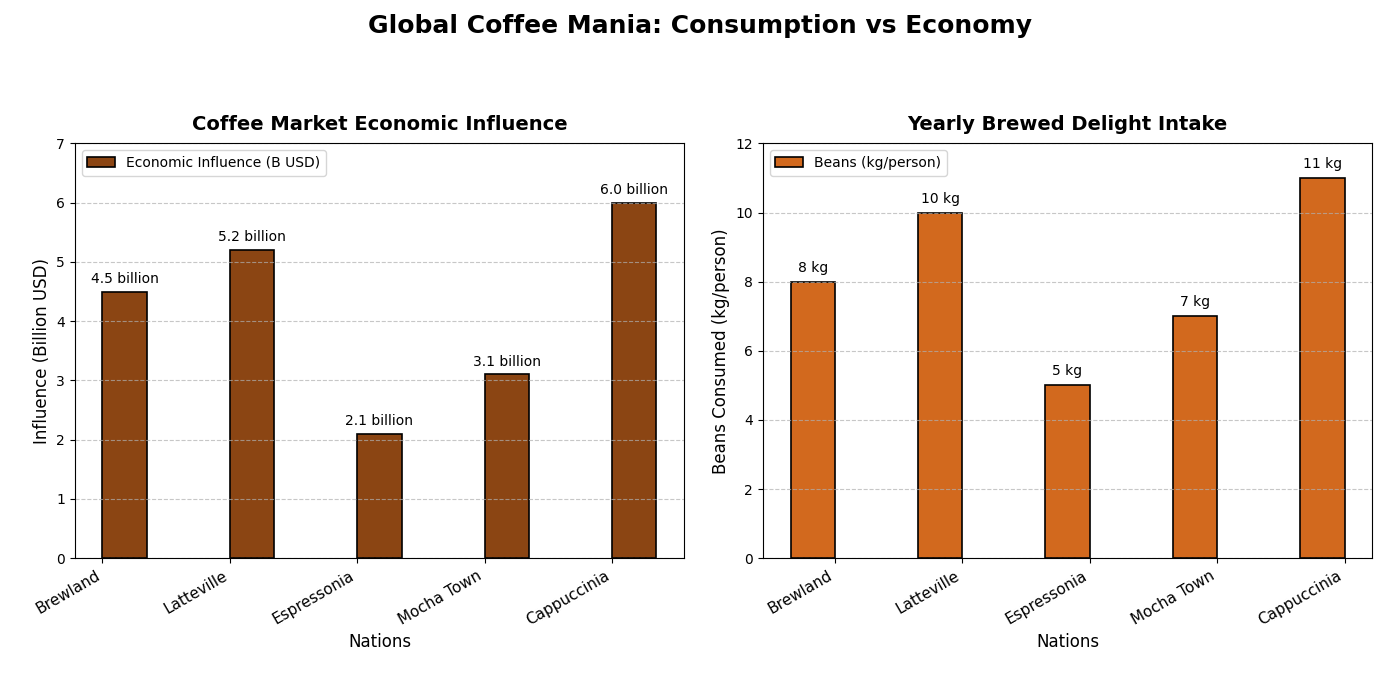

Source code (Python):
import matplotlib.pyplot as plt
import numpy as np

countries = ['Brewland', 'Latteville', 'Espressonia', 'Mocha Town', 'Cappuccinia']
coffee_consumption = [8, 10, 5, 7, 11]
economic_impact = [4.5, 5.2, 2.1, 3.1, 6.0]

x_pos = np.arange(len(countries))
width = 0.35

fig, (ax2, ax1) = plt.subplots(1, 2, figsize=(14, 7))
fig.suptitle('Global Coffee Mania: Consumption vs Economy', fontsize=18, fontweight='bold', y=0.98)

# Economic Impact bar chart
bars2 = ax2.bar(x_pos + width/2, economic_impact, width, color='#8B4513', edgecolor='black', linewidth=1.2, label='Economic Influence (B USD)')
for bar in bars2:
    yval = bar.get_height()
    ax2.text(bar.get_x() + bar.get_width()/2, yval + 0.1, f'{yval} billion', ha='center', va='bottom', fontsize=10)

ax2.set_title('Coffee Market Economic Influence', fontsize=14, fontweight='bold', pad=10)
ax2.set_xlabel('Nations', fontsize=12)
ax2.set_ylabel('Influence (Billion USD)', fontsize=12)
ax2.set_xticks(x_pos)
ax2.set_xticklabels(countries, fontsize=11, rotation=30, ha='right')
ax2.set_ylim(0, 7)
ax2.grid(axis='y', linestyle='--', alpha=0.7)
ax2.legend(loc='upper left', fontsize=10)

# Coffee Consumption bar chart
bars1 = ax1.bar(x_pos - width/2, coffee_consumption, width, color='#D2691E', edgecolor='black', linewidth=1.2, label='Beans (kg/person)')
for bar in bars1:
    yval = bar.get_height()
    ax1.text(bar.get_x() + bar.get_width()/2, yval + 0.2, f'{yval} kg', ha='center', va='bottom', fontsize=10)

ax1.set_title('Yearly Brewed Delight Intake', fontsize=14, fontweight='bold', pad=10)
ax1.set_xlabel('Nations', fontsize=12)
ax1.set_ylabel('Beans Consumed (kg/person)', fontsize=12)
ax1.set_xticks(x_pos)
ax1.set_xticklabels(countries, fontsize=11, rotation=30, ha='right')
ax1.set_ylim(0, 12)
ax1.grid(axis='y', linestyle='--', alpha=0.7)
ax1.legend(loc='upper left', fontsize=10)

plt.tight_layout(pad=2.0, rect=[0, 0.03, 1, 0.95])
plt.show()
